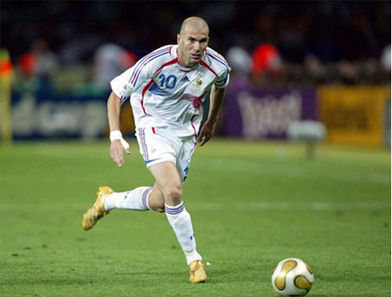
#> input picture computer_vision/images/zidane.jpg, 392 x 297 px
$ python canny.py
#> lines starting #> are read from the running program, lines starting #| are printed output that depends on the picture
import cv2
import numpy as np
from matplotlib import pyplot as plt

img = cv2.imread('./images/zidane.jpg', 0)
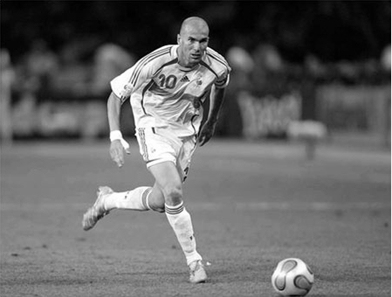
#> img: shape (297, 392); min 0, max 255, mean 102
# noise reduction => image gradient => non-maximum suppression
edges = cv2.Canny(img, 100, 200)
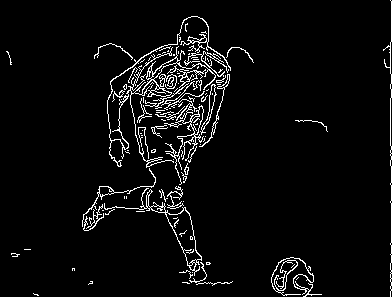
#> edges: shape (297, 392); 4.6% white in thin lines or dots

plt.subplot(121), plt.imshow(img, cmap='gray')
plt.subplot(122), plt.imshow(edges, cmap='gray')

plt.show()
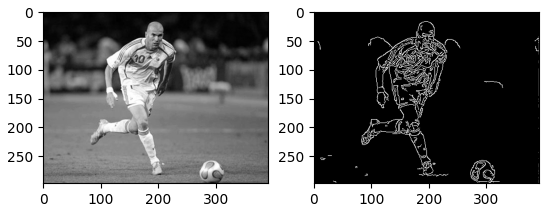
#> figure drawn by matplotlib, 2 panels

$ run again, with computer_vision/images/sudoku.jpg copied over computer_vision/images/zidane.jpg
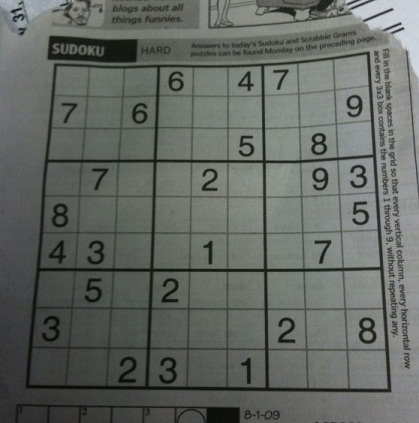
#> input picture computer_vision/images/sudoku.jpg, 419 x 423 px
#> `edges = cv2.Canny(img, 100, 200)`:
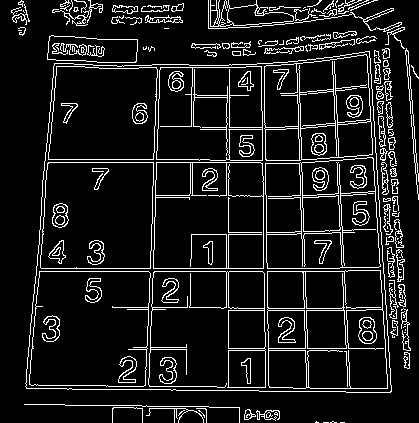
#> edges: shape (423, 419); 10.3% white in thin lines or dots
#> `plt.show()`:
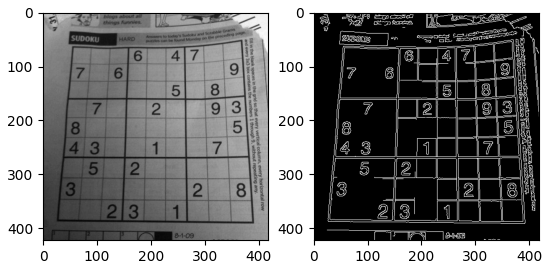
#> figure drawn by matplotlib, 2 panels

$ run again, with computer_vision/images/gradient.png saved as computer_vision/images/zidane.jpg
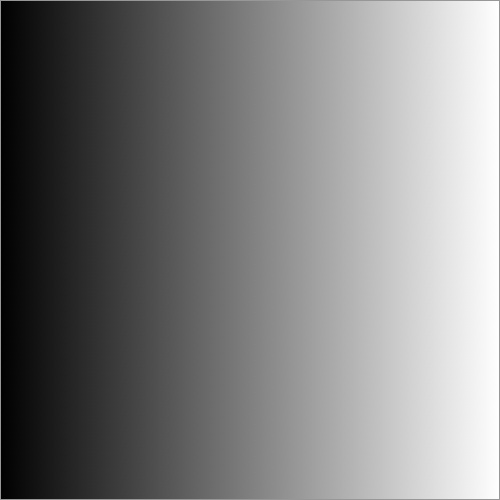
#> input picture computer_vision/images/gradient.png, 500 x 500 px
#> img is the input picture: shape (500, 500); min 0, max 255, mean 127.7
#> `edges = cv2.Canny(img, 100, 200)`:
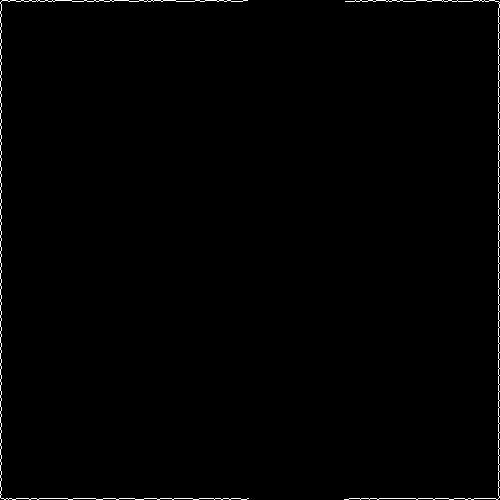
#> edges: shape (500, 500); 0.72% white in thin lines or dots
#> `plt.show()`:
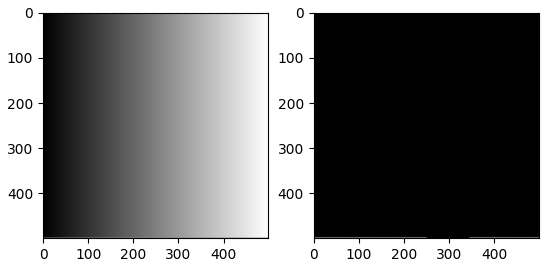
#> figure drawn by matplotlib, 2 panels
